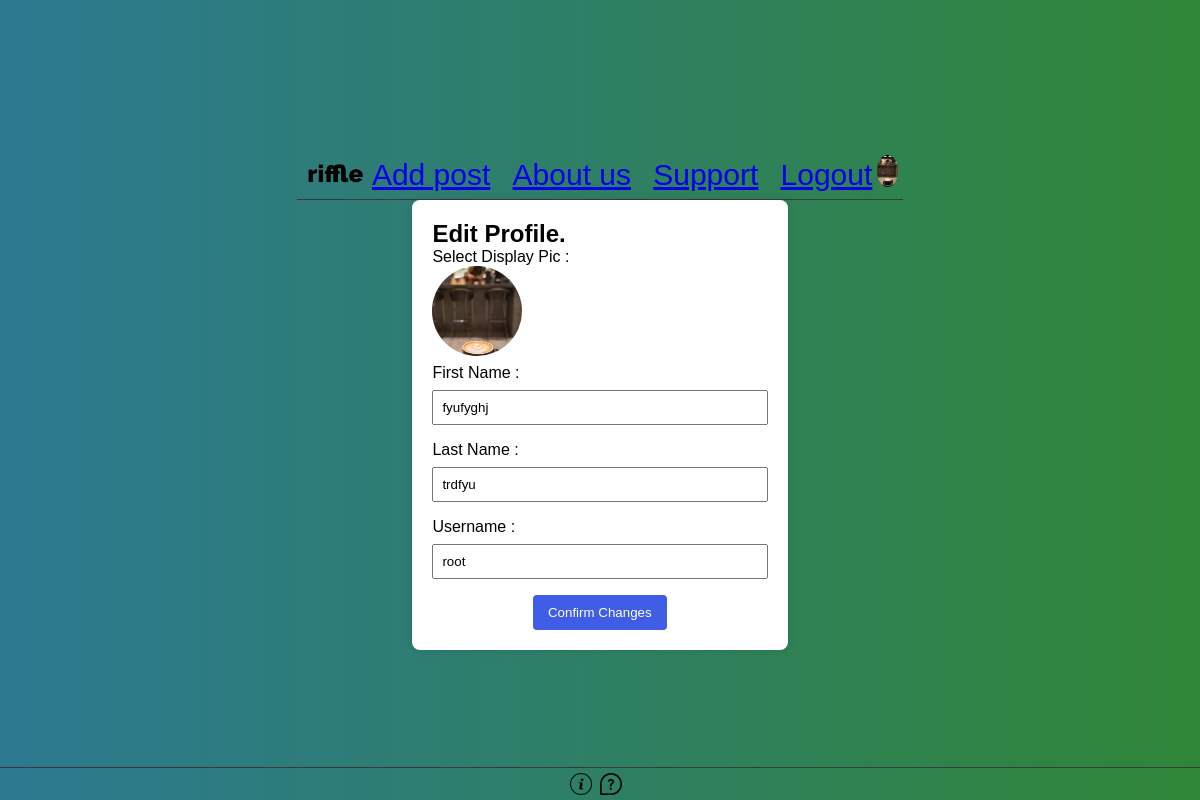
Page /editprofile (signed in) on the committed database.
### customusermodel/models.py (models this page shows, shortened)
class User(AbstractUser):
    email_token = models.CharField(max_length=255, unique=True, null=True, blank=True, verbose_name='Email Token')
    dob = models.DateField(null=True, blank=True, verbose_name='Date of Birth')
    GENDER_CHOICES = (
        ('female', 'Female'),
        ('male', 'Male'),
        ('others', 'Others'),
    )
    gender = models.CharField(max_length=20,blank=True, choices=GENDER_CHOICES, null=True, verbose_name='Gender')
    profile_pic = models.ImageField(upload_to='avatars/', null=True, blank=True, verbose_name='Profile Picture')
    bio = models.CharField(max_length=100, null=True, blank=True, verbose_name='Bio')
    city = models.CharField(max_length=50, null=True, blank=True, verbose_name='City')
    country = models.CharField(max_length=50, null=True, blank=True, verbose_name='Country')
    last_logout_time = models.DateTimeField(null=True, blank=True, verbose_name='Last Logout Time')
    is_online = models.BooleanField(default=False, verbose_name='Is Online')
    created_at = models.DateField(auto_now_add=True, verbose_name='Creation Date')
    updated_at = models.DateField(auto_now=True, verbose_name='Last Update Date')
    email_activated = models.BooleanField(default=False, verbose_name='Email Activated')
    groups = models.ManyToManyField(Group,null=True ,blank=True, related_name='customuser_groups')
    is_completed = models.BooleanField(default=False,verbose_name = 'iscompleted' )
    user_permissions = models.ManyToManyField(Permission,null=True ,blank=True, related_name='customuser_user_permissions')

### socialmedia/views.py (the view)
# urls.py: path('editprofile',views.editprofile,name='editprofile'),
@login_required(login_url='login')
def editprofile(request):
    user = request.user
    if request.method == 'POST':
        form = EditProfileForm(request.POST, request.FILES, instance=user)
        if not form.is_valid():
            print(form.errors)
            messages.error(request,'username taken')
            return render(request, 'edit_profile.html', {'form': form,'user':user})
        if form.is_valid():
            user.is_completed=True
            form.save()
            return redirect('homepage')
    else:
        print('gotelse')
        form = EditProfileForm(instance=user)
        return render(request, 'edit_profile.html', {'form': form,'user':user})

### socialmedia/views.py
class EditProfileForm(forms.ModelForm):
    class Meta:
        model = User
        fields = ['profile_pic', 'first_name', 'last_name', 'username']
    profile_pic = forms.FileField(
        widget=forms.ClearableFileInput(
            attrs={
                'style': 'width:0px;height:0px; position:absolute;right:10000px',
                'id': 'profile-avatar',
                'class': 'profile-avatar-input',
                'accept': 'image/*'
            }
        ),
        required=False
    )
    first_name = forms.CharField(
        max_length=255,
        required=True,
        widget=forms.TextInput(attrs={'placeholder': 'First Name'})
    )
    last_name = forms.CharField(
        max_length=255,
        required=True,
        widget=forms.TextInput(attrs={'placeholder': 'Last Name'})
    )
    username = forms.CharField(
        max_length=255,
        required=True,
        widget=forms.TextInput(attrs={'placeholder': 'Username'})
    )

### templates/edit_profile.html (shortened to what this page needs)
{% extends 'base.html' %}
{% block 'main' %}
    <form method="POST" enctype="multipart/form-data">
        <h2>Edit Profile.</h2>
    <div class="profile-form-holder">
            <div class="profile-form">
                <div class="profile-input-container profile-avatar-container">
                    <label for="profile-avatar" style="cursor:pointer;">Select Display Pic :
                        <div class="profile-avatar">
                        </div>
                    </label>
                </div>
            </div>
        </div>
    <label for="f_name">First Name :</label>
    {{ form.first_name }}
    <label for="l_name">Last Name :</label>
    {{ form.last_name }}
    <label for="username">Username :</label>
    {{ form.username }}
    <button type="submit">Confirm Changes</button>
    </form>
{% endblock 'main' %}

### templates/base.html (shortened to what this page needs)
<!DOCTYPE html>
<html lang="en">
<head>
</head>
<body class="body">
    <header class="header" id="header">
        <img id="logo" src="../static/images/logor.png" alt="Wesite_logo">
        <div class="header">
            <a style="font-size: 30px;" href="{%url 'addpost' %}">Add post</a>
            <a style="font-size: 30px;" href="{%url 'aboutus' %}">About us</a>
            <a style="font-size: 30px;" href="{%url 'contactus' %}">Support</a>
            {% if user.is_authenticated %}
            <a style="font-size: 30px;" style="text-decoration: none;color:black;" href="{% url 'logout' %}">Logout<a>
                {% if user.profile_pic %}
               <a style="font-size: 30px;" href="{%url 'editprofile' %}"> <img id="profile_pic" src="{{user.profile_pic.url}}" alt="User profile picture"></a>
               {% else %}
               <a style="font-size: 30px;" href="{%url 'editprofile' %}"> <img id="profile_pic" src="../static/images/profile_pic.jpg" alt="User profile picture"></a>
               {% endif %}
                {% else %}
                <a style="font-size: 30px;" href="{% url 'login' %}"><img id="profile_pic" src="../static/images/profile_pic.jpg" alt="User profile picture"></a>
                {% endif %}
        </div>
    </header>
    {% block 'main' %}
    {% endblock 'main' %}
    <footer class="footer5">
        <li>
            <img src="../static/images/info.png" alt="">
            <img src="../static/images/help.png" alt="">
        </li>
    </footer>
</body>
</html>

### templates/base.html (style rules this page uses)
* { margin: 0; }
.body { background: linear-gradient(90deg, rgb(44, 121, 145), rgb(48, 134, 55)); flex-direction: column; }
#logo { border: nn; width: fit-content; height: 5vmin; margin: 0.6vmin; }
.header { display: flex; justify-content: space-between; align-items: center; }
#header { border-bottom: 1px solid rgb(59, 58, 58); }
#profile_pic { border-radius: 50%; width: fit-content; height: 4vmin; margin: 0.6vmin; }
li img { width: fit-content; height: 2.8vmin; margin-right: 1vmin; }
li { display: inline-flex; justify-content: space-between; margin: 0.6vmin; }
.footer5 { border-top: 1px solid rgb(59, 58, 58); display: flex; position: fixed; bottom:0; width: 100%; justify-content: center; justify-content: space-around; }

### templates/edit_profile.html (style rules this page uses)
body { background-color: #f4f4f4; margin: 0; padding: 0; display: flex; justify-content: center; align-items: center; height: 100vh; font-family: 'Poppins', sans-serif; background-image: url(../media/instabg.jpg); background-repeat: no-repeat; background-size: cover; }
form { background-color: #fff; padding: 20px; border-radius: 8px; box-shadow: 0 0 10px rgba(0, 0, 0, 0.1); }
label { display: block; margin-bottom: 8px; }
input { width: 100%; padding: 8px; margin-bottom: 16px; box-sizing: border-box; }
button { background-color: #405DE6; color: #fff; padding: 10px 15px; border: none; border-radius: 4px; cursor: pointer; font-family: 'Poppins', sans-serif; margin-left: 30%; }
.profile-avatar { width: 90px; height:90px; border-radius: 50%; overflow: hidden; margin-right: 1vw; }

### rows in the picture
User: profile_pic (picture), first_name "fyufyghj", last_name "trdfyu", username "root"
